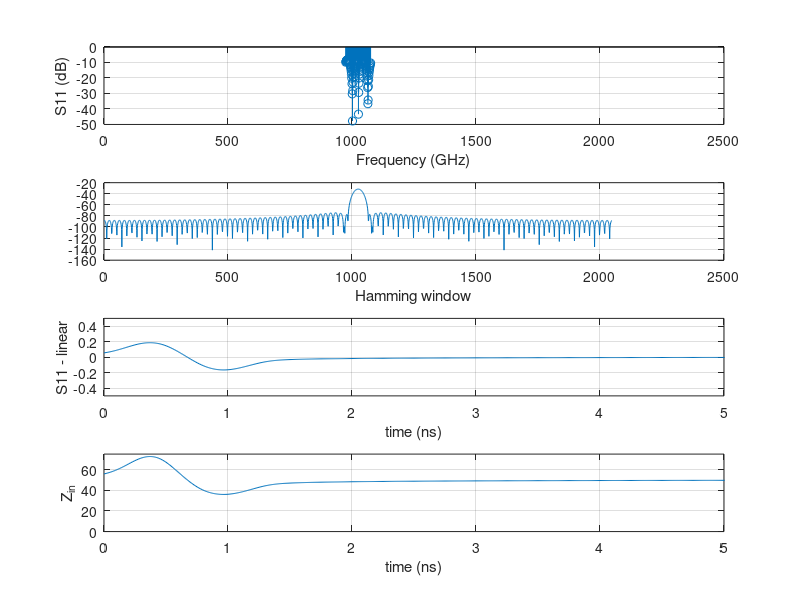

Reproduce this figure in MATLAB.
close all;
clear all;

N = 2048;
z0 = 50;

sampling_factor = 6;

A = importdata("sparameters_lowpass.dat");

freq = A(:,1);
realPart = A(:,2);
imagPart = A(:,3);

f_max = freq(end);
fs = sampling_factor*f_max;

input = realPart + imagPart*i;

input_length = length(input);

s11_input_symmetric = [input((input_length-1)/2+1: input_length)' input(1: (input_length-1)/2)'];

%s11_input_symmetric = fftshift(input');

X = ((padarray(s11_input_symmetric', (N/2 - ((input_length-1)/2)) , 0)))(1:N);

window = 1/N * fftshift(fft(hamming(input_length), N));

s11_time = N * ifft(ifftshift(X.*window), N);

t = [0:1:length(s11_time)-1] / fs;

z_in = z0*(1+s11_time)./(1-s11_time);


figure(1);
subplot(411)
stem(20*log10(abs(X)));
xlabel('Frequency (GHz)');
ylabel('S11 (dB)');
grid on;

subplot(412)
plot(20*log10(abs(window)));
xlabel('Hamming window')
grid on;

subplot(413)
plot(t, (s11_time));
xlabel('time (ns)')
ylabel('S11 - linear');
axis([0 5 -0.5 0.5])
grid on;

subplot(414)
plot(t, abs(z_in));
xlabel('time (ns)')
ylabel('Z_{in}');
axis([0 5 0 75])
grid on;